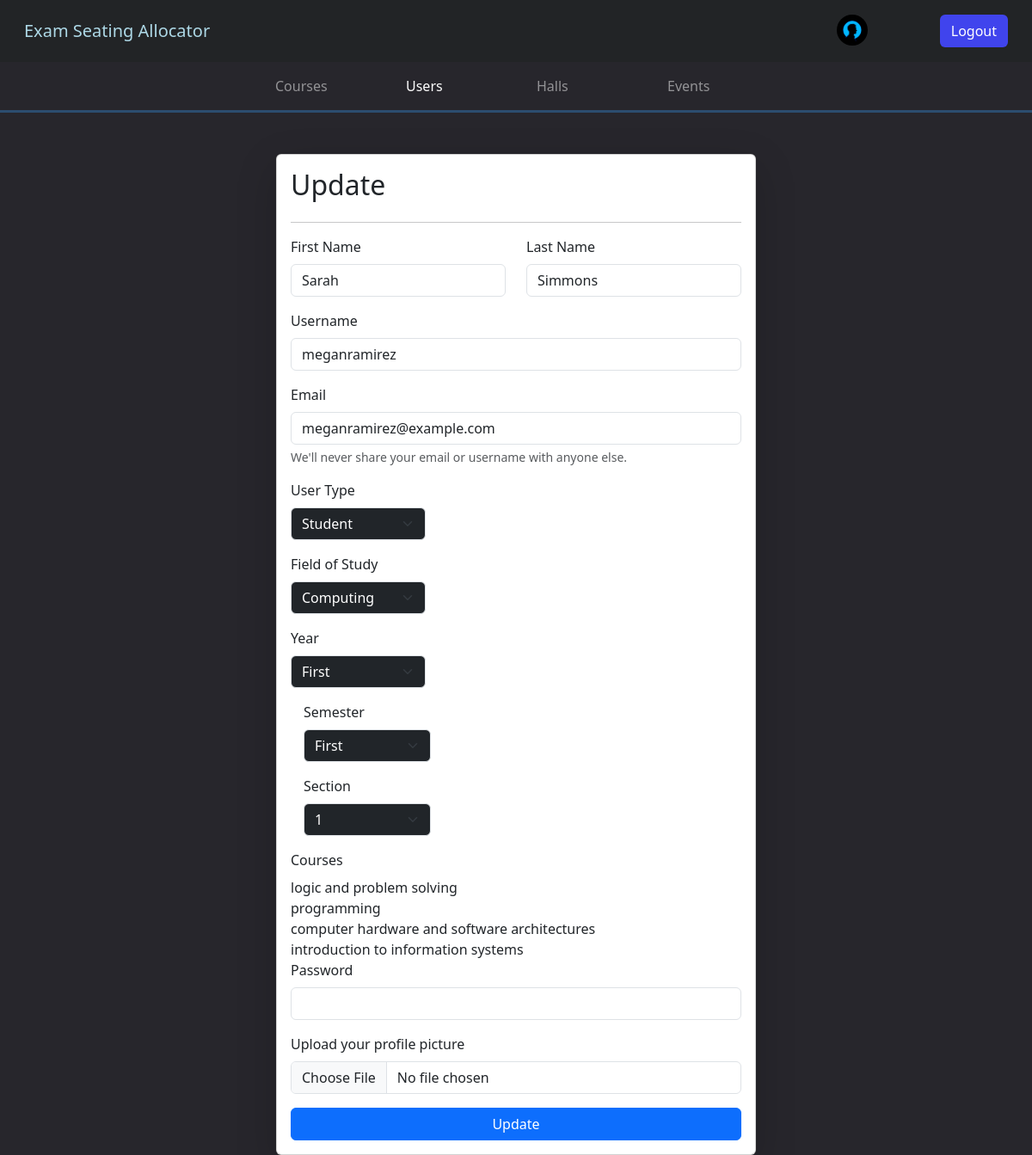
/update_user/69 (signed in), run on the app's committed database.
### api/models.py (models this page shows)
class User(AbstractUser):
    user_type = models.CharField(max_length=20, choices=USER_TYPES)
    user_image = models.ImageField(
        upload_to="Users",
    )
    groups = models.ManyToManyField(Group, related_name="api_users")
    user_permissions = models.ManyToManyField(Permission, related_name="api_users")

class Student(models.Model):
    user = models.OneToOneField(User, on_delete=models.CASCADE)
    fieldofstudy = models.CharField(
        max_length=20, choices=FIELDOFSTUDY, default="computing"
    )
    year = models.CharField(max_length=20, choices=YEAR, default="first")
    semester = models.CharField(max_length=20, choices=SEMESTER, default="first")
    courses = models.ManyToManyField(Course, related_name="students")
    section = models.CharField(max_length=20, blank=True)

class Course(models.Model):
    name = models.CharField(max_length=100)
    fieldofstudy = models.CharField(
        max_length=20, choices=FIELDOFSTUDY, default="computing"
    )
    year = models.CharField(max_length=20, choices=YEAR, default="first")
    semester = models.CharField(max_length=20, choices=SEMESTER, default="first")

### api/views.py (the view, shortened to what this page needs)
# urls.py: path("update_user/<id>", update_user, name="update_user"),
@login_required(login_url="login_page")
@user_passes_test(is_admin, login_url="login_page")
def update_user(request, id):
    userdetails = User.objects.get(id=id)
    allCourses = Course.objects.all()
    if userdetails.user_type == "student":
        studentdetails = Student.objects.get(user=userdetails)
        courses = studentdetails.courses.all()
        students = Student.objects.filter(
            fieldofstudy=studentdetails.fieldofstudy,
            year=studentdetails.year,
            semester=studentdetails.semester,
        )
        sections = students.values("section").distinct()
        sections = sections.exclude(section=studentdetails.section)
    else:
        studentdetails = None
        courses = None
        sections = None
    context = {
        "homeurl": "admin_home",
        "page_url": "user",
        "userdetails": userdetails,
        "studentdetails": studentdetails,
        "studentcourses": courses,
        "allCourses": allCourses,
        "sections": sections,
        "style": "updateuser",
        "jslink": "updateuser",
    }
    return render(request, "adminUpdataUsers.html", context)

### api/views.py (called while the page is built)
def is_admin(user):
    return user.groups.filter(name="RTEs").exists()

### api/templates/adminUpdataUsers.html (shortened to what this page needs)
{%extends "base.html"%} {%block start%}
<div class="container mt-5">
  <form
    class="col-6 mx-auto card p-3 shadow-lg"
    method="post"
    enctype="multipart/form-data"
  >
    <h2>Update</h2>
    <hr />
    <div class="row">
      <div class="col-md-6 mb-3">
        <label for="InputFirstName" class="form-label">First Name</label>
        <input
          type="text"
          class="form-control"
          id="InputFirstName"
          name="firstname"
          value="{{ userdetails.first_name }}"
        />
      </div>
      <div class="col-md-6 mb-3">
        <label for="InputLastName" class="form-label">Last Name</label>
        <input
          type="text"
          class="form-control"
          id="InputLastName"
          name="lastname"
          value="{{ userdetails.last_name }}"
        />
      </div>
    </div>
    <div class="mb-3">
      <label for="InputUsername" class="form-label">Username</label>
      <input
        type="text"
        class="form-control"
        id="InputUsername"
        name="username"
        value="{{ userdetails.username }}"
      />
    </div>
    <div class="mb-3">
      <label for="InputEmail" class="form-label">Email</label>
      <input
        type="email"
        class="form-control"
        id="InputEmail"
        name="email"
        value="{{ userdetails.email }}"
      />
      <div id="emailHelp" class="form-text">
        We'll never share your email or username with anyone else.
      </div>
    </div>
    <div class="row">
      <div class="col-" style="display: block">
        <label for="userType" class="form-label">User Type</label>
        <select
          name="user_type"
          id="userType"
          class="form-select bg-dark text-white mb-3"
          aria-label="Student"
          style="width: 30%"
        >
          <option selected value="{{userdetails.user_type}}">
            {{userdetails.user_type| capfirst}}
          </option>
        </select>
      </div>
      {%if studentdetails is not None%}
      <div class="col- student-options">
        <div class="col-">
          <label for="fieldofstudy" class="form-label">Field of Study</label>
          <select
            name="fieldofstudy"
            id="fieldofstudy"
            class="form-select bg-dark text-white mb-3"
            aria-label="Student"
            style="width: 30%"
          >
            <option selected value="{{studentdetails.fieldofstudy}}">
              {{studentdetails.fieldofstudy| capfirst}}
            </option>
          </select>
        </div>
        <div class="col-">
          <label for="year" class="form-label">Year</label>
          <select
            name="year"
            id="year"
            class="form-select bg-dark text-white mb-3"
            aria-label="Student"
            style="width: 30%"
          >
            <option selected value="{{studentdetails.year}}">
              {{studentdetails.year| capfirst}}
            </option>
          </select>
        </div>
        <div class="col">
          <label for="semester" class="form-label">Semester</label>
          <select
            name="semester"
            id="semester"
            class="form-select bg-dark text-white mb-3"
            aria-label="Student"
            style="width: 30%"
          >
            <option selected value="{{studentdetails.semester}}">
              {{studentdetails.semester| capfirst}}
            </option>
          </select>
        </div>
        <div class="col section-options">
          <label for="section" class="form-label">Section</label>
          <select
            name="section"
            id="section"
            class="form-select bg-dark text-white mb-3"
            aria-label="Student"
            style="width: 30%"
          >
            <option selected value="{{studentdetails.section}}">
              {{studentdetails.section| capfirst}}
            </option>
          </select>
        </div>
        <label for="studentCourses" class="form-label">Courses</label>
        <div class="checkbox-group">
          {% for eachcourse in studentcourses %}
          {{ eachcourse.name }} <br />
          {% endfor %}
        </div>
      </div>
      {% endif %}
    </div>
    <div class="mb-3">
      <label for="exampleInputPassword1" class="form-label">Password</label>
      <input
        type="password"
        name="password"
        class="form-control"
        id="exampleInputPassword1"
      />
    </div>
    <div class="mb-3">
      <label for="exampleInputPassword1" class="form-label">
        Upload your profile picture
      </label>
      <input name="user_image" type="file" class="form-control" />
    </div>
    <button type="submit" class="btn btn-primary">Update</button>
  </form>
</div>
{%endblock%}

### api/templates/base.html (shortened to what this page needs)
<!DOCTYPE html>
<html>
  <head>
    {% load static %}
    <link
      rel="stylesheet"
      type="text/css"
      href="{% static 'myapp/Styles/base' %}.css"
    />
    <link rel="stylesheet" href="https://maxcdn.bootstrapcdn.com/bootstrap/4.5.2/css/bootstrap.min.css">
    <link
      href="https://cdn.jsdelivr.net/npm/bootstrap@5.3.1/dist/css/bootstrap.min.css"
      rel="stylesheet"
    />
    {% if style %}
    <link
      rel="stylesheet"
      type="text/css"
      href="{% static 'myapp/Styles/'|add:style %}.css"
    />
    {% endif %}
  </head>
  <body style="background-color:#27262C;">
    <nav class="navbar dark p-3 " style="background:#222426">
      <div class="container-fluid">
        <a href="{% if homeurl == "login_page" %} /
        {%else%}
        /{{homeurl}}/
        {%endif%}" class="navbar-brand" style="color:lightblue">Exam Seating Allocator</a>
        <form class="d-flex" role="search">
          {%if request.user.is_authenticated%}
              <a class="nav-link" href="/{{homeurl}}/" >
                  <img src="/media/{{user.user_image}}" alt="Profile Picture" class = "navProfile" >
              </a>
          <a href="/logout/" class="btn" style="background:#4044ED; color:white;" type="submit">Logout</a>
          {%endif%}
        </form>
      </div>
    </nav>
    {% if homeurl == "admin_home" %}
    <nav class="navbar navbar-expand-md navbar-dark" style="border-style: none none solid none; border-color: #2C4D6F;">
        <div class="container">
          <div class="collapse navbar-collapse" id="navbarNavDropdown">
            <ul class="navbar-nav mx-auto">
              <li class="nav-item">
                <a class="nav-link mx-3 {%if page_url%}{%if page_url == "course"%}active{%endif%}{%endif%}" aria-current="page" href="/view_courses/">Courses</a>
              </li>
              <li class="nav-item">
                <a class="nav-link mx-3 {%if page_url%}{%if page_url == "user"%}active{%endif%}{%endif%}" href="/view_users/">Users</a>
              </li>
              <li class="nav-item">
                <a class="nav-link mx-3 {%if page_url%}{%if page_url == "hall"%}active{%endif%}{%endif%}" href="/view_halls/">Halls</a>
              </li>
              <li class="nav-item">
                <a class="nav-link mx-3 {%if page_url%}{%if page_url == "event"%}active{%endif%}{%endif%}" href="/admin_events_view/">Events</a>
              </li>
            </ul>
          </div>
        </div>
      </nav>
      {%endif%}
    {% block start %} {% endblock %}
  </body>
</html>

### static/myapp/Styles/base.css (style rules this page uses)
.navProfile { width: 36px; height: 36px; object-fit: cover; border-radius: 50%; margin-right: 20px; }
@media screen and (min-width: 777px) { .nav-link { padding: 18px 0; min-width: 120px; } }
@media screen and (min-width: 777px) { .navbar { padding: 0; } }

### static/myapp/Styles/updateuser.css (style rules this page uses)
.student-options { display: none; }
.section-options { display: block; }

### data on the page
User: user_image (placeholder picture)
User: firstname "Sarah", lastname "Simmons", username "meganramirez", email "meganramirez@example.com", user_type "Student"
Student: fieldofstudy "Computing", year "First", semester "First", section "1"
Course: name "logic and problem solving"
Course: name "programming"
Course: name "computer hardware and software architectures"
Course: name "introduction to information systems"
